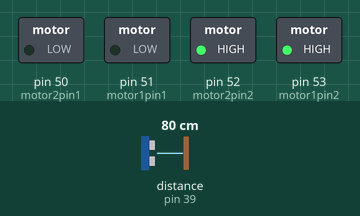
Recording of a sketch running on a simulated Arduino Mega 2560, built with avr-gcc and run on an emulated ATmega2560. Parts: switched loads named in the sketch (green lamp = pin HIGH). Wiring (inferred from the names in the program): ultrasonic range finder: trigger pin 38; echo pin 39. The inputs (shaded band) are chosen by the test bench; at power-on: distance to the obstacle (sensor on pin 39) 80 cm. The echo pulse lasts 58.3 µs per cm; pins used as bus, display or sensor lines are not drawn; what the sketch prints to the serial monitor is not drawn.

Above: at 1.2 s.
1.3 s: distance to the obstacle (sensor on pin 39) set to 19 cm
3.3 s: distance to the obstacle (sensor on pin 39) set to 14 cm
At 4.4 s:
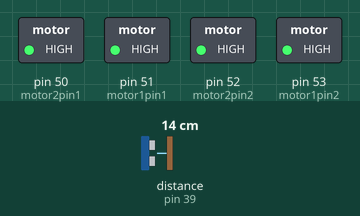
Timing chart, 0 to 6.3 s (numbered marks = the images above; inputs shaded):
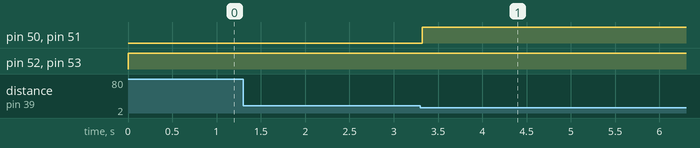

Measured:
- the behaviour switches between 17 and 16 cm on distance to the obstacle (sensor on pin 39) (found by bisection; images 0 and 1)
- after the input at 1.3 s, every drawn part: stays the same
- after the input at 3.3 s, pin 50 (motor2pin1), pin 51 (motor1pin1): LOW → HIGH at once

The sketch:

line_tracer_test_.ino
```cpp
#define echoPin 39
#define trigPin  38
int motor1pin1 = 51;
int motor1pin2 = 53;
int motor2pin1 = 50;
int motor2pin2 = 52;

int speed_Left = 150;
int speed_Right = 150;
int speed_Left_turn= 50;
int speed_Right_turn=50;
int flag = 1;
long duration;
int distance;

void setup() {
   pinMode(motor1pin1, OUTPUT);
  pinMode(motor1pin2, OUTPUT);
  pinMode(motor2pin1, OUTPUT);
  pinMode(motor2pin2, OUTPUT);
  pinMode(trigPin, OUTPUT);
  pinMode(echoPin, INPUT);
  Serial.begin(9600);

}

void loop() {
  digitalWrite(trigPin, LOW);
  delayMicroseconds(2);
  digitalWrite(trigPin, HIGH);
  delayMicroseconds(10);
  digitalWrite(trigPin, LOW);
  duration = pulseIn(echoPin, HIGH);
  distance = duration * 0.034 / 2;
  Serial.print("Distance: ");
  Serial.print(distance);

 if(distance<=15)
{
   /*speed_Left=0;
  speed_Right=0;
  analogWrite(motor1pin2, speed_Left);
  analogWrite(motor2pin2, speed_Right);
speed_Left=0;
 speed_Right=0;*/


 speed_Left+=10;
 speed_Right-=10;
 Serial.print("Turn");
 analogWrite(motor1pin1, speed_Left);
 analogWrite(motor2pin1, speed_Right);

}

  speed_Left=150;
  speed_Right=150;
  analogWrite(motor1pin2, speed_Left);
  analogWrite(motor2pin2, speed_Right);


//if (distance>15)
//{
//  flag=1;
//
//  speed_Left=150;
//  speed_Right=150;
//  analogWrite(motor1pin2, speed_Left);
//  analogWrite(motor2pin2, speed_Right);
//  Serial.print("run");
//
//}
////}
//else if(distance<=15)
//{
//   /*speed_Left=0;
//  speed_Right=0;
//  analogWrite(motor1pin2, speed_Left);
//  analogWrite(motor2pin2, speed_Right);
//speed_Left=0;
// speed_Right=0;*/
//
//
// speed_Left+=10;
// speed_Right-=10;
// Serial.print("Turn");
// analogWrite(motor1pin1, speed_Left);
// analogWrite(motor2pin1, speed_Right);
// flag=1;
//
//}


}
```
